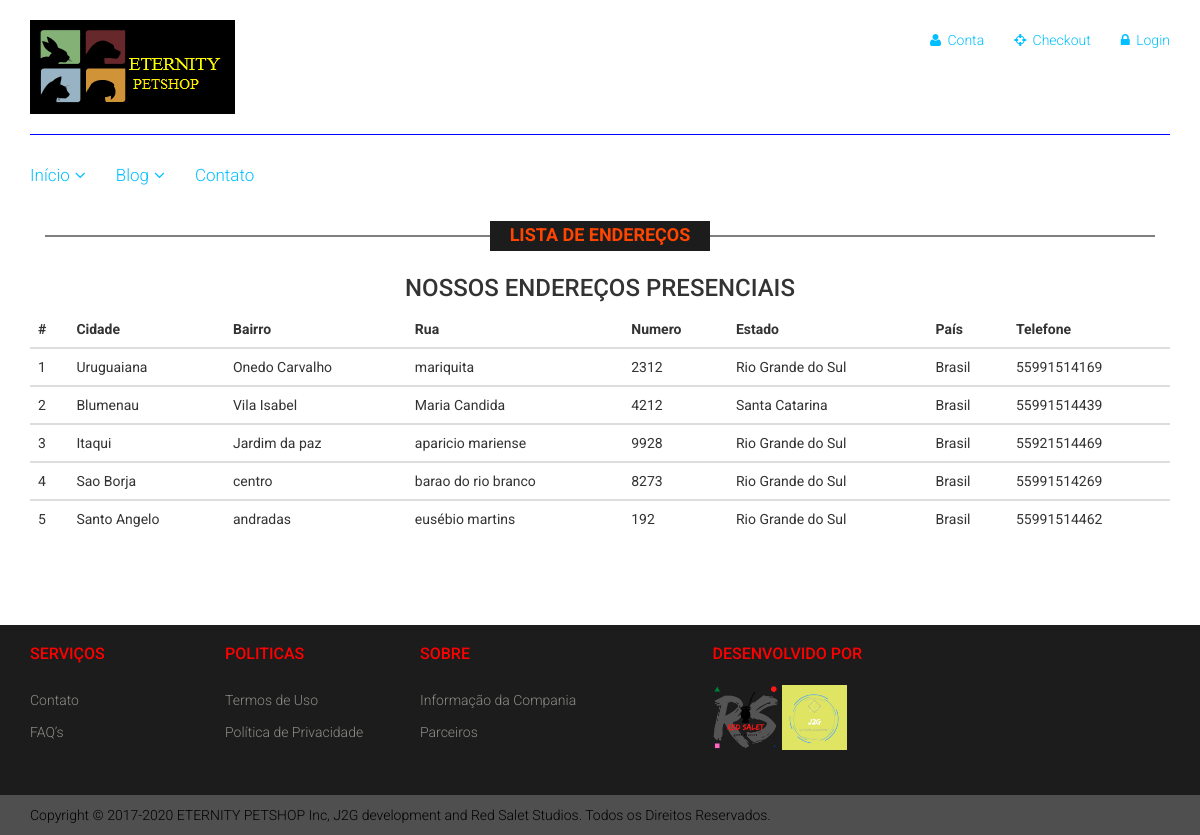
The page /Listar/Contato.php on the database its author committed.
### tables this page shows
CREATE TABLE endereco (
    idEndereco int(11) NOT NULL auto_increment,
    bairro varchar(45) NOT NULL,
    rua varchar(45) NOT NULL,
    numero varchar(45) NOT NULL,
    telefone varchar(20) NOT NULL,
    idCidade int,
    idEstado int,
    idPais int,
    PRIMARY KEY (idEndereco),
    CONSTRAINT fk_EnderecoCidade FOREIGN KEY (idCidade) REFERENCES cidade(idCidade),
    CONSTRAINT fk_EnderecoEstado FOREIGN KEY (idEstado) REFERENCES estado(idEstado),
    CONSTRAINT fk_EnderecoPais FOREIGN KEY (idPais) REFERENCES pais(idPais)
)CHARSET=utf8;

CREATE TABLE cidade(
    idCidade int(11) NOT NULL auto_increment,
    nome varchar(45) NOT NULL,
    cep int(9) not null,
    idEstado int,
    PRIMARY KEY (idCidade),
    CONSTRAINT fk_Estado FOREIGN KEY(idEstado) REFERENCES estado(idEstado)
)CHARSET=utf8;

CREATE TABLE estado(
    idEstado int(11) NOT NULL auto_increment,
    nome varchar(45) NOT NULL,
    UF char(2) NOT NULL,
    idPais int,
    PRIMARY KEY (idEstado),
    CONSTRAINT fk_Pais FOREIGN KEY (idPais) REFERENCES pais(idPais)
)CHARSET=utf8;

CREATE TABLE pais(
    idPais int(11) NOT NULL auto_increment,
    nome varchar(45) NOT NULL,
    PRIMARY KEY (idPais)
)CHARSET=utf8;

### Listar/tabelaEndereco.php (the view)
<?php
include("../conexao/conexao.php");
$sql = "SELECT en.idEndereco,c.nome as cidade, en.bairro, en.rua, en.numero, est.nome as estado, en.telefone as telefone, pa.idPais, pa.nome as pais
		FROM endereco AS en
		JOIN cidade AS c ON en.idCidade = c.idCidade
		JOIN estado AS est ON en.idEstado = est.idEstado
      JOIN pais AS pa ON en.idPais = pa.idPais
      ORDER BY idEndereco;";
$resultado = mysqli_query($conn,$sql);
?>
<div class="table-responsive">
<table class="table">
   <thead class="thead-dark">
      <tr>
         <th scope="col">#</th>
         <th scope="col">Cidade</th>
         <th scope="col">Bairro</th>
         <th scope="col">Rua</th>
         <th scope="col">Numero</th>
         <th scope="col">Estado</th>
         <th scope="col">País</th>
         <th scope="col">Telefone</th>
      </tr>
   </thead>
   <?php
      while($dado = mysqli_fetch_array($resultado)){ ?>
   <tbody>
      <tr>
         <td><?php echo $dado["idEndereco"] ;?></td>
         <td><?php echo $dado["cidade"] ;?></td>
         <td><?php echo $dado["bairro"] ;?></td>
         <td><?php echo $dado["rua"] ;?></td>
         <td><?php echo $dado["numero"] ;?></td>
         <td><?php echo $dado["estado"] ;?></td>
         <td><?php echo $dado["pais"] ;?></td>
         <td><?php echo $dado["telefone"] ;?></td>
   </tbody>
   <?php
      }
      ?>
</table>
</div>

### css/main.css (style rules this page uses)
body { font-family: 'Roboto', sans-serif; background: white; position: relative; font-weight:400px; }

### rows shown on the page
endereco: idEndereco "1", idCidade.nome "Uruguaiana", bairro "Onedo Carvalho", rua "mariquita", numero "2312", idEstado.nome "Rio Grande do Sul", idPais.nome "Brasil", telefone "55991514169"
endereco: idEndereco "2", idCidade.nome "Blumenau", bairro "Vila Isabel", rua "Maria Candida", numero "4212", idEstado.nome "Santa Catarina", idPais.nome "Brasil", telefone "55991514439"
endereco: idEndereco "3", idCidade.nome "Itaqui", bairro "Jardim da paz", rua "aparicio mariense", numero "9928", idEstado.nome "Rio Grande do Sul", idPais.nome "Brasil", telefone "55921514469"
endereco: idEndereco "4", idCidade.nome "Sao Borja", bairro "centro", rua "barao do rio branco", numero "8273", idEstado.nome "Rio Grande do Sul", idPais.nome "Brasil", telefone "55991514269"
endereco: idEndereco "5", idCidade.nome "Santo Angelo", bairro "andradas", rua "eusébio martins", numero "192", idEstado.nome "Rio Grande do Sul", idPais.nome "Brasil", telefone "55991514462"
